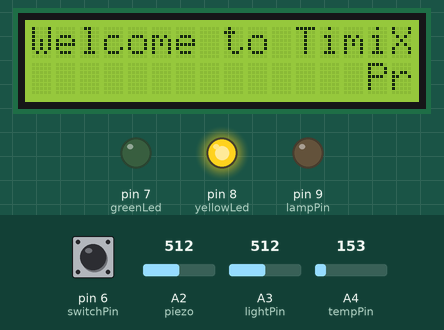
The sketch below on a simulated Arduino Uno, built with avr-gcc and run on an emulated ATmega328P. Parts: 16×2 character LCD, output pins drawn as LEDs (lit = HIGH). The test bench sets the inputs (shaded band); at power-on: pin 6 (switchPin) LOW, A2 (piezo) = 512, A3 (lightPin) = 512, A4 (tempPin) = 153. What the sketch prints to the serial monitor is not drawn.

Above: at 1.2 s.
1.3 s: pin 6 (switchPin) pulled HIGH for 0.15 s
At 1.57 s:
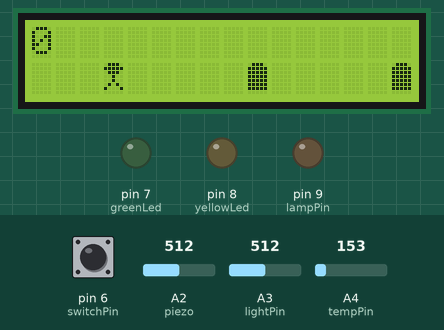
2.0 s: A2 (piezo) set to 8
4.9 s: A2 (piezo) set to 5
At 5.09 s:
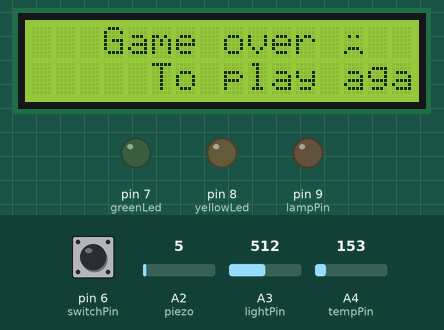
7.3 s: pin 6 (switchPin) pulled HIGH for 1 s
At 8.75 s:
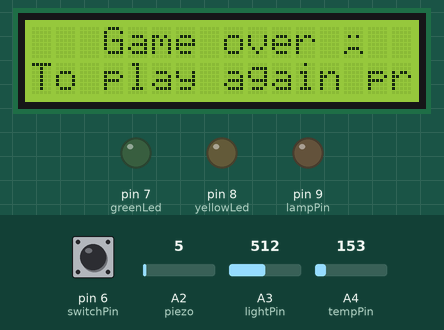
8.9 s: pin 6 (switchPin) pulled HIGH for 0.15 s
At 9.0 s:
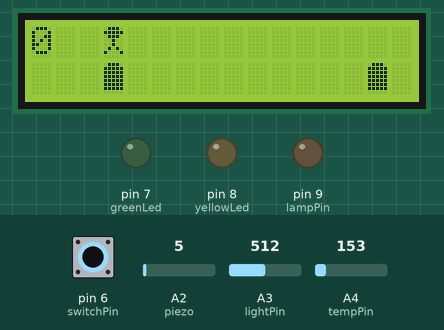
9.6 s: pin 6 (switchPin) pulled HIGH for 3.2 s
At 11.82 s:
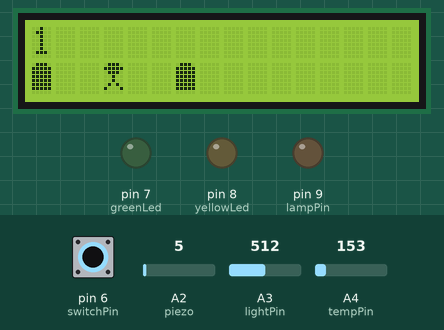
Timing chart, 0 to 13.3 s (numbered marks = the images above; inputs shaded):
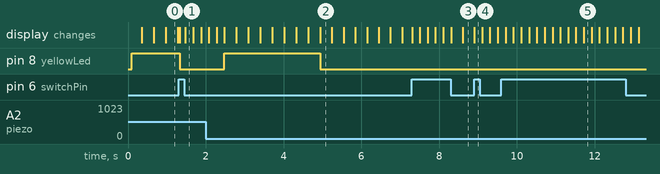

The sketch:

sketch_may13a.ino
```cpp
#include <LiquidCrystal.h>

LiquidCrystal lcd(12, 11, 5, 4, 3, 2);

const int switchPin = 6;
const int greenLed = 7;
const int yellowLed = 8;
const int lampPin = 9;
const int servoPin = 10;
const int lightPin = A3;
const int tempPin = A4;
const int piezo = A2;
const int quiteKnock = 6;
const int loudKnock = 1000;
const int lightThreshold = 250;
int numberOfKnocks = 0;
int knockInterval = 600;
int switchState = 0;
int prevSwitchState = 0;
unsigned long previousTime = 0;
unsigned long currentTime = 0;
unsigned long buttonTime = 0;
unsigned long presentKnockTime = 0;
unsigned long lastKnockTime = 0;
unsigned long tempTime = 0;
int angle = 0;
int lightValue;
int scrollingSpeed = 300;
int gameSpeed = 200;
int gameStage = 1;   // 1 = welcome; 2 = gameover; 0 = play;
int score = 0;
int manPosition = 1;
int obstacleOnePosition = 10;
int obstacleTwoPosition = 16;
int turnYellowLedOff = 0;
String line1 = "Welcome to TimiX";
String line2 = "Press the button you have!!!";
String line3 = "To play again press the button!";
int stringStart, stringStop = 0;
int scrollCursor = 16;
boolean doSomething = false;
boolean isHigh = false;
boolean lampOn = false;
float temperature;
float tempArray[200];
float tempSum;
float temp;
int tempNumber = 200;
int counter = -1;
int tempUnits;
//int tempDecimal;
int action;

byte manRunning1[8] = {
  B01110,
  B11111,
  B01110,
  B00100,
  B00100,
  B01010,
  B10001,
};

byte obstacle[8] = {
  B01110,
  B11111,
  B11111,
  B11111,
  B11111,
  B11111,
  B11111,
};

byte sadFace[8] = {
  B00000,
  B00000,
  B01010,
  B00000,
  B00000,
  B01110,
  B10001,
};

void setup()
{
  Serial.begin(9600);
  lcd.begin(16, 2);
  pinMode(switchPin, INPUT);
  pinMode(greenLed,  OUTPUT);
  pinMode(yellowLed, OUTPUT);
  pinMode(lampPin, OUTPUT);
  lcd.createChar(0, manRunning1);
  lcd.createChar(1, obstacle);
  lcd.createChar(2, sadFace);
  for (int i = 0; i < tempNumber; i++)
  {
    tempArray[i] = ((analogRead(tempPin)/1024.0)*5.0 - 0.5)*100;
    tempSum += tempArray[i];
  }
  temp = tempSum / tempNumber;
//  pinMode(8, OUTPUT);
//
//  for (int i = 50; i <= 4000; i++)
//  {
//    tone(8, i, 50);
//    delay(50);
//  }
}
//do you see me?
void loop()
{


  ///The Game:
  switchState = digitalRead(switchPin);
  currentTime = millis();

  if ((prevSwitchState == switchState) && (gameStage == 1) && (currentTime - previousTime > scrollingSpeed))  /////Welcome
  {
    previousTime = currentTime;

    lcd.clear();
    lcd.setCursor(0, 0);
    lcd.print(line1);
    lcd.setCursor(scrollCursor, 1);
    lcd.print(line2.substring(stringStart,stringStop));

    if(stringStart == 0 && scrollCursor > 0)
    {
        scrollCursor--;
        stringStop++;
    }
    else if (stringStart == stringStop)
    {
      stringStart = stringStop = 0;
      scrollCursor = 16;
    }
    else if (stringStop == line2.length() && scrollCursor == 0)
    {
      stringStart++;
    }
    else
    {
      stringStart++;
      stringStop++;
    }

  }

  if ((prevSwitchState != switchState) && (switchState == HIGH) && (gameStage == 1))   /////////// Button Pressed on Welcome Screen
  {
    gameStage = 0;
    lcd.clear();
  }

  if (gameStage == 0 && (currentTime - previousTime > gameSpeed))  ////////////////// The Game!!!
  {
    previousTime = currentTime;

    lcd.clear();
    lcd.setCursor(0, 0);
    lcd.print(score);

    if ((switchState == HIGH) && (currentTime - buttonTime > (5 * gameSpeed)))
    {
      buttonTime = currentTime;
      manPosition = 0;
      lcd.setCursor(3, 0);
      lcd.write(byte(0));

    }
    else
    {
      if (currentTime - buttonTime < (4 * gameSpeed))
      {
        manPosition = 0;
        lcd.setCursor(3, 0);
        lcd.write(byte(0));
      }
      else
      {
        manPosition = 1;
        lcd.setCursor(3, 1);
        lcd.write(byte(0));
      }
    }


    if ((obstacleOnePosition > 0) && (obstacleTwoPosition > 0))
    {
      obstacleOnePosition--;
      obstacleTwoPosition--;
    }
    else if (obstacleOnePosition > 0)
    {
      obstacleTwoPosition = 16;
      obstacleOnePosition--;
      score++;
    }
    else //if (obstacleTwoPosition > 0)
    {
      obstacleOnePosition = 16;
      obstacleTwoPosition--;
      score++;
    }

    lcd.setCursor(obstacleOnePosition, 1);
    lcd.write(byte(1));
    lcd.setCursor(obstacleTwoPosition, 1);
    lcd.write(byte(1));

    if (((obstacleOnePosition == 4) || (obstacleTwoPosition == 4) || (obstacleOnePosition == 3) || (obstacleTwoPosition == 3)) && manPosition == 1)
    {
      gameStage = 2;
      stringStop, stringStart = 0;

    }
  }

  if (gameStage == 2)   ////////////////// Game Over
  {
    if (currentTime - previousTime > scrollingSpeed)
    {
      previousTime = currentTime;
      score = 0;
      lcd.clear();
      lcd.setCursor(3, 0);
      lcd.print("Game over ");
      lcd.write(byte(2));
      lcd.setCursor(scrollCursor, 1);
      lcd.print(line3.substring(stringStart,stringStop));

      if(stringStart == 0 && scrollCursor > 0)
      {
          scrollCursor--;
          stringStop++;
      }
      else if (stringStart == stringStop)
      {
        stringStart = stringStop = 0;
        scrollCursor = 16;
      }
      else if (stringStop == line3.length() && scrollCursor == 0)
      {
        stringStart++;
      }
      else
      {
        stringStart++;
        stringStop++;
      }
    }
    if (switchState == HIGH)
      gameStage = 0;
  }
  prevSwitchState = switchState;

lightValue = analogRead(lightPin);
   if (lampOn && lightValue > lightThreshold)
   {
     digitalWrite(lampPin, LOW);
     lampOn = false;
   }
   else if (!lampOn && lightValue < lightThreshold - 100)
   {
     digitalWrite(lampPin, HIGH);
     lampOn = true;
   }
  //Serial.println(lightValue);

  ////Temperature
 // float temperature = ((analogRead(tempPin) / 1024.0) * 5.0 - .5) * 100;
  temperature = ((analogRead(tempPin)/1024.0)*5.0 - 0.5)*100;
  if (counter > tempNumber - 1)
    counter = 0;
  else
    counter++;
   tempSum -= tempArray[counter];
   tempArray[counter] = temperature;
   tempSum += tempArray[counter];
   temp = tempSum / tempNumber;
   tempUnits = (int) temp;
   //tempDecimal = ((int) (temp * 100)) % 100;
   //tempDecimal = (int) (temp * 100) - (((int) (temp * 100)) / 100) * 100;
//   Serial.println(temp);
//   Serial.println(tempUnits);
//   Serial.println(tempDecimal);


  // Knocks
knocks(analogRead(piezo));

if (currentTime - presentKnockTime > knockInterval && numberOfKnocks == 2 && doSomething && gameStage != 0)
{
  //Serial.println("play");
  doSomething = false;
  digitalWrite(greenLed, HIGH);
  isHigh = true;
  action = 1;
  Serial.write(tempUnits);
  //Serial.write(tempDecimal);
  Serial.write(action);
  tempTime = currentTime;
}
else if (currentTime - presentKnockTime > knockInterval && numberOfKnocks == 3 && doSomething && gameStage != 0)
{
  //Serial.println("forward");
  doSomething = false;
  digitalWrite(greenLed, HIGH);
  isHigh = true;
  action = 2;
  Serial.write(tempUnits);
  //Serial.write(tempDecimal);
  Serial.write(action);
  tempTime = currentTime;
}
else if (currentTime - presentKnockTime > knockInterval && numberOfKnocks == 4 && doSomething && gameStage != 0)
{
  //Serial.println("backward");
  doSomething = false;
  digitalWrite(greenLed, HIGH);
  isHigh = true;
  action = 3;
  Serial.write(tempUnits);
  //Serial.write(tempDecimal);
  Serial.write(action);
  tempTime = currentTime;
}
else if (gameStage != 0 && currentTime - tempTime > 500)
{
  action = 0;
  Serial.write(tempUnits);
  //Serial.write(tempDecimal);
  Serial.write(action);
  tempTime = currentTime;
}


if (isHigh && currentTime - presentKnockTime > knockInterval + 500)
{
  digitalWrite(greenLed, LOW);
  isHigh = false;
}

  if (currentTime - presentKnockTime > 30 && turnYellowLedOff == 1)
  {
      digitalWrite(yellowLed, LOW);
      turnYellowLedOff = 0;
  }

}

void knocks(int value) {
  if (value > quiteKnock && value < loudKnock && gameStage != 0){
    digitalWrite(yellowLed, HIGH);
    lastKnockTime = presentKnockTime;
    presentKnockTime = currentTime;
    turnYellowLedOff = 1;
    if (presentKnockTime - lastKnockTime < knockInterval)
      {
        numberOfKnocks++;
        doSomething = true;
        //Serial.println(numberOfKnocks);
      }
    else
      numberOfKnocks = 1;
     delay(50);
  }
}
```

Measured:
- the behaviour switches between 7 and 6 on A2 (piezo) (found by bisection; images 1 and 2)
- after the input at 1.3 s, pin 8 (yellowLed): HIGH → LOW at once; the display: first changes at once (image 1 shows a later state)
- after the input at 4.9 s, pin 8 (yellowLed): HIGH → LOW at once
- after the input at 7.3 s, the display: first changes at once (image 3 shows a later state)
- after the input at 8.9 s, the display: changes at once (image 4)
